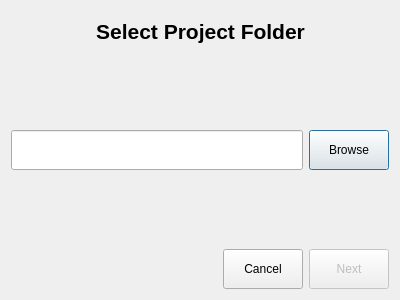
<?xml version="1.0" encoding="UTF-8"?>
<ui version="4.0">
 <class>Dialog</class>
 <widget class="QDialog" name="Dialog">
  <property name="geometry">
   <rect>
    <x>0</x>
    <y>0</y>
    <width>400</width>
    <height>300</height>
   </rect>
  </property>
  <property name="windowTitle">
   <string>Dialog</string>
  </property>
  <layout class="QVBoxLayout" name="verticalLayout">
   <item>
    <layout class="QHBoxLayout" name="horizontalLayout">
     <item>
      <spacer name="horizontalSpacer_2">
       <property name="orientation">
        <enum>Qt::Horizontal</enum>
       </property>
       <property name="sizeHint" stdset="0">
        <size>
         <width>40</width>
         <height>20</height>
        </size>
       </property>
      </spacer>
     </item>
     <item>
      <widget class="QLabel" name="label">
       <property name="sizePolicy">
        <sizepolicy hsizetype="Expanding" vsizetype="Preferred">
         <horstretch>0</horstretch>
         <verstretch>0</verstretch>
        </sizepolicy>
       </property>
       <property name="minimumSize">
        <size>
         <width>0</width>
         <height>40</height>
        </size>
       </property>
       <property name="maximumSize">
        <size>
         <width>16777215</width>
         <height>40</height>
        </size>
       </property>
       <property name="font">
        <font>
         <family>Arial</family>
         <pointsize>16</pointsize>
         <weight>75</weight>
         <bold>true</bold>
        </font>
       </property>
       <property name="text">
        <string>Select Project Folder</string>
       </property>
       <property name="alignment">
        <set>Qt::AlignCenter</set>
       </property>
      </widget>
     </item>
     <item>
      <spacer name="horizontalSpacer_3">
       <property name="orientation">
        <enum>Qt::Horizontal</enum>
       </property>
       <property name="sizeHint" stdset="0">
        <size>
         <width>40</width>
         <height>20</height>
        </size>
       </property>
      </spacer>
     </item>
    </layout>
   </item>
   <item>
    <spacer name="verticalSpacer">
     <property name="orientation">
      <enum>Qt::Vertical</enum>
     </property>
     <property name="sizeHint" stdset="0">
      <size>
       <width>20</width>
       <height>40</height>
      </size>
     </property>
    </spacer>
   </item>
   <item>
    <layout class="QHBoxLayout" name="horizontalLayout_2">
     <item>
      <widget class="QLineEdit" name="lineEdit">
       <property name="minimumSize">
        <size>
         <width>0</width>
         <height>40</height>
        </size>
       </property>
       <property name="maximumSize">
        <size>
         <width>99999</width>
         <height>40</height>
        </size>
       </property>
       <property name="font">
        <font>
         <family>Arial</family>
         <pointsize>12</pointsize>
         <weight>75</weight>
         <bold>true</bold>
        </font>
       </property>
      </widget>
     </item>
     <item>
      <widget class="QPushButton" name="button_browse">
       <property name="minimumSize">
        <size>
         <width>80</width>
         <height>40</height>
        </size>
       </property>
       <property name="maximumSize">
        <size>
         <width>80</width>
         <height>40</height>
        </size>
       </property>
       <property name="text">
        <string>Browse</string>
       </property>
      </widget>
     </item>
    </layout>
   </item>
   <item>
    <spacer name="verticalSpacer_2">
     <property name="orientation">
      <enum>Qt::Vertical</enum>
     </property>
     <property name="sizeHint" stdset="0">
      <size>
       <width>20</width>
       <height>40</height>
      </size>
     </property>
    </spacer>
   </item>
   <item>
    <layout class="QHBoxLayout" name="horizontalLayout_3">
     <item>
      <spacer name="horizontalSpacer">
       <property name="orientation">
        <enum>Qt::Horizontal</enum>
       </property>
       <property name="sizeHint" stdset="0">
        <size>
         <width>78</width>
         <height>20</height>
        </size>
       </property>
      </spacer>
     </item>
     <item>
      <widget class="QPushButton" name="button_cancel">
       <property name="minimumSize">
        <size>
         <width>80</width>
         <height>40</height>
        </size>
       </property>
       <property name="maximumSize">
        <size>
         <width>80</width>
         <height>40</height>
        </size>
       </property>
       <property name="text">
        <string>Cancel</string>
       </property>
      </widget>
     </item>
     <item>
      <widget class="QPushButton" name="button_next">
       <property name="enabled">
        <bool>false</bool>
       </property>
       <property name="sizePolicy">
        <sizepolicy hsizetype="Fixed" vsizetype="Fixed">
         <horstretch>0</horstretch>
         <verstretch>0</verstretch>
        </sizepolicy>
       </property>
       <property name="minimumSize">
        <size>
         <width>80</width>
         <height>40</height>
        </size>
       </property>
       <property name="maximumSize">
        <size>
         <width>80</width>
         <height>40</height>
        </size>
       </property>
       <property name="text">
        <string>Next</string>
       </property>
      </widget>
     </item>
    </layout>
   </item>
  </layout>
 </widget>
 <resources/>
 <connections/>
</ui>
